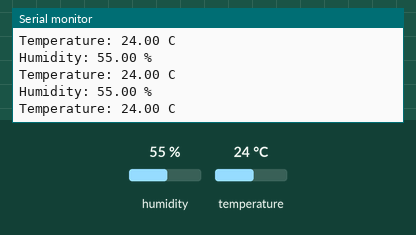
Simulated run of this sketch. Board: Arduino Uno, built with avr-gcc and run on an emulated ATmega328P. On the bench: the last lines printed to the serial monitor. Inputs (shaded band) come from the test bench; at power-on: humidity 55 %, temperature 24 °C.

Above: at 2.8 s.
2.9 s: humidity set to 22 %
At 4.25 s:
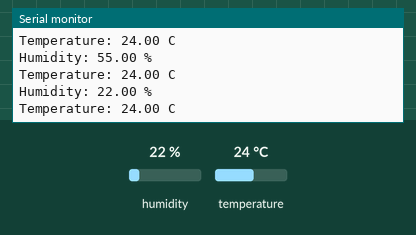
5.6 s: temperature set to 12 °C
At 6.28 s:
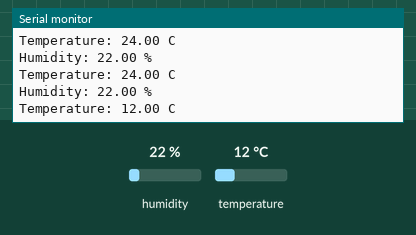
8.3 s: humidity set to 40 %
At 8.32 s:
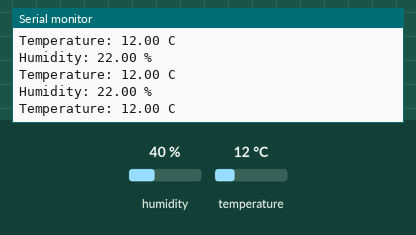
Timing chart, 0 to 11.3 s (numbered marks = the images above; inputs shaded):
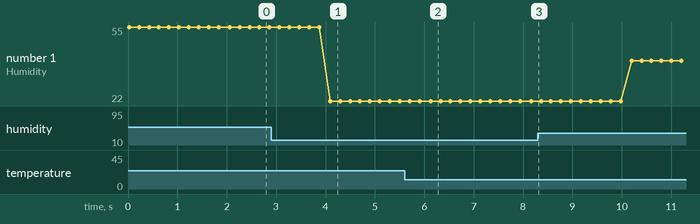

Measured:
- after the input at 2.9 s, the serial monitor: prints a new line after 1.2 s (image 1)
- after the input at 5.6 s, the serial monitor: prints a new line after 0.53 s (image 2)
- plotted number 1: 55 → 22 after the input at 2.9 s, 22 → 40 after the input at 8.3 s

The sketch:

DHT11.ino
```cpp
#include "DHT.h"
#define DHTPIN 0
#define DHTTYPE DHT11
DHT dht(DHTPIN, DHTTYPE);

void setup() {
  dht.begin();
  Serial.begin(115200);
}

void loop() {
  float humi = dht.readHumidity();
  float temp = dht.readTemperature();
  Serial.print("Humidity: ");
  Serial.print(humi);
  Serial.println(" %");
  Serial.print("Temperature: ");
  Serial.print(temp);
  Serial.println(" C");
  delay(200);
}
```
